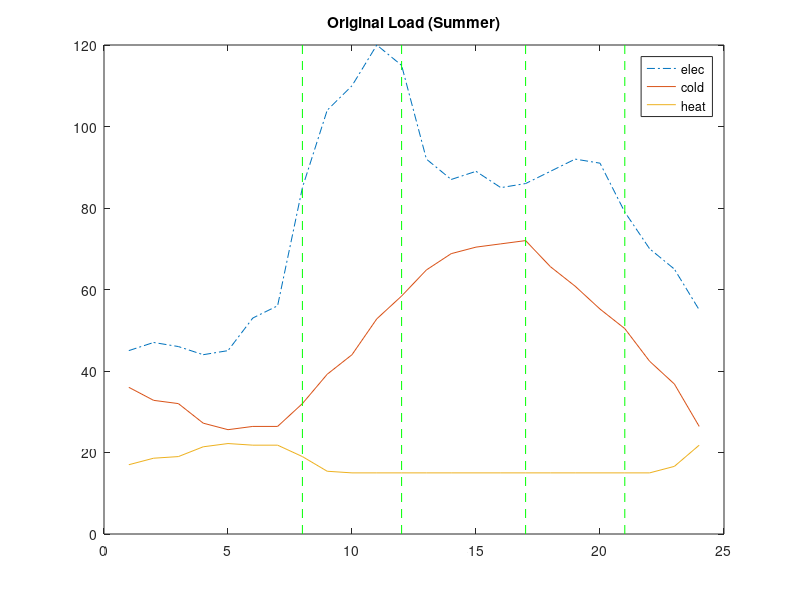
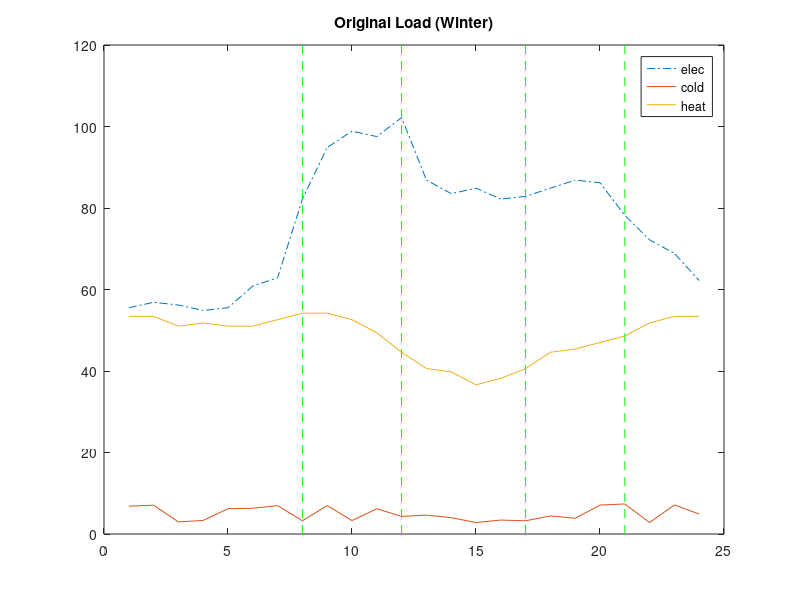
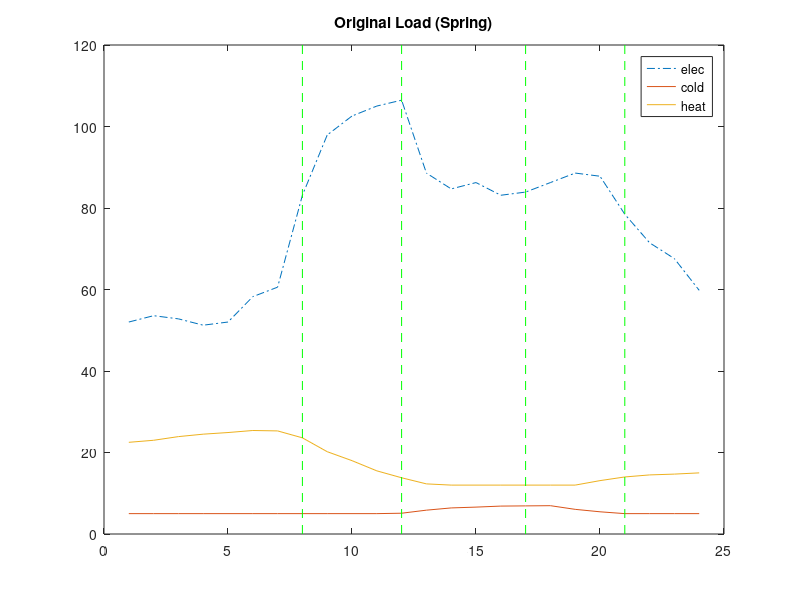

Write MATLAB code to recreate these figures, in order.
set(0,'DefaultFigureVisible', 'on')
dfdir = 'C:\Users\kxxs\Desktop\Energy-Hub\Load\';
rand('seed',1);

Time = 1:24;
            %1    2      3    4      5    6     7     8
Price_E = [0.31, 0.31, 0.31, 0.31, 0.31, 0.31, 0.64, 1.12,...
           1.12, 1.12, 1.12, 1.12, 0.64, 0.64, 0.64, 0.64,...
           1.12, 1.12, 1.12, 1.12, 0.64, 0.64, 0.64, 0.31];

          %1    2   3   4   5   6   7   8   9   10  11  12  13  14  15  16
          %17   18  19  20  21  22  23  24
Solar  = [ 0,   0,  0,  0,  0,  3,  5,  16, 26, 34, 38, 40, 42, 40, 36, 26,...
           12,  4,  1,  0,  0,  0,  0,  0;
          ]*1;

%% Summer Load
Temp_Outside_Summer  = [ 29.5, 29.1, 29, 28.4, 28.2, 28.3, 28.3, 29, 29.9, 30.5, 31.6, 32.3, 33.1, 33.6, 33.8, 33.9,...
           34, 33.2, 32.6, 31.9, 31.3, 30.3, 29.6, 28.3;]; % 2005.7.16 Nanjing temperature
%        40,   39, 39.6, 40, 40, 39.2, 40.2, 42,48, 60, 76, 100, 120, 108, 112, 108,110, 92, 80,...
%           88,   90, 84,   62, 48;  tongli
Demand_Summer = [45,   47, 46, 44, 45, 53, 56, 85, 104, 110, 120, 115, 92, 87, 89, 85,...
          86,   89, 92, 91, 79, 70, 65, 55;    % W (electricity)
          17,   16, 16, 16, 16, 18, 20, 25, 25, 27, 30, 37, 35, 34, 33, 32....
          30,   29, 29, 29, 27, 23, 23, 24;   % R (cold)
          30,   30, 30, 30, 32, 32, 36, 40, 42, 35, 32, 28, 24, 20, 21, 23,...
          28,   32, 25, 26, 27, 30, 32, 35;   % Q (head)
          ]; 
Demand_Summer(2,:) = (Temp_Outside_Summer - 25) * 8;  % cooling demand estimation
Demand_Summer(3,:) = max(30 - Temp_Outside_Summer,0) * 4 + 15; % heat demand estimation

%% Winter Load
Temp_Outside_Winter  = [1.2,1.2,1.5,1.4,1.5,1.5,1.3,1.1,1.1,1.3,1.7,2.3...
                        2.8,2.9,3.3,3.1,2.8,2.3,2.2,2.0,1.8,1.4,1.2,1.2]; % 2005.1.15 Nanjing temperature
%        40,   39, 39.6, 40, 40, 39.2, 40.2, 42,48, 60, 76, 100, 120, 108, 112, 108,110, 92, 80,...
%           88,   90, 84,   62, 48;  tongli
Demand_Winter = [45,   47, 46, 44, 45, 53, 56, 85, 104, 110, 108, 115, 92, 87, 89, 85,...
          86,   89, 92, 91, 79, 70, 65, 55;   % W (electricity)
          17,   16, 16, 16, 16, 18, 20, 25, 25, 27, 30, 37, 35, 34, 33, 32....
          30,   29, 29, 29, 27, 23, 23, 24;   % R (cold)
          30,   30, 30, 30, 32, 32, 36, 40, 42, 35, 32, 28, 24, 20, 21, 23,...
          28,   32, 25, 26, 27, 30, 32, 35;   % Q (head)
          ]; 
Demand_Winter(1,:) = (Demand_Winter(1,:) - mean(Demand_Winter(1,:)))/1.5 + mean(Demand_Winter(1,:)); 
Demand_Winter(2,:) = (rand(1,24) - 0.5) * 5 + 5;  % cooling demand estimation
Demand_Winter(3,:) =  (6 - Temp_Outside_Winter)* 8 + 15; % heat demand estimation

%%
Temp_Outside_Spring = [3.5,3,2.1,1.5,1.1,0.6,0.7,2.4,5.8,8,10.5,12.2,13.7,14.8,...
                15.2,15.7,15.8,15.9,14.1,12.9,12,11.5,11.3,11];

Demand_Spring  = [45,   47, 46, 44, 45, 53, 56, 85, 104, 110, 108, 115, 92, 87, 89, 85,...
          86,   89, 92, 91, 79, 70, 65, 55;   % W (electricity)
          17,   16, 16, 16, 16, 18, 20, 25, 25, 27, 30, 37, 35, 34, 33, 32....
          30,   29, 29, 29, 27, 23, 23, 24;   % R (cold)
          30,   30, 30, 30, 32, 32, 36, 40, 42, 35, 32, 28, 24, 20, 21, 23,...
          28,   32, 25, 26, 27, 30, 32, 35;   % Q (head)
          ];  
Demand_Spring(1,:) = Demand_Winter(1,:) * 2/3 + Demand_Summer(1,:) *1/3;
Demand_Spring(2,:) = max(Temp_Outside_Spring - 12,0) / 2 + 5;  % cooling demand estimation
Demand_Spring(3,:) = max(14 - Temp_Outside_Spring,0) + 12;  % heat demand estimation
%% plot
figure
% subplot(1,3,1)
% plot(Time,Solar,'-*');
% hold on
plot(Time,Demand_Summer(1,:),'-.');
hold on
plot(Time,Demand_Summer(2,:));
hold on
plot(Time,Demand_Summer(3,:));
plot([8 8], get(gca, 'YLim'), '--g')
plot([12 12], get(gca, 'YLim'), '--g')
plot([17 17], get(gca, 'YLim'), '--g')
plot([21 21], get(gca, 'YLim'), '--g')
% 'solar',
legend('elec','cold','heat')
title('Original Load (Summer)')
saveas(gcf, [dfdir,'load_summer','.jpg'])


% subplot(1,3,2)
figure
% plot(Time,Solar,'-*');
% hold on
plot(Time,Demand_Winter(1,:),'-.');
hold on
plot(Time,Demand_Winter(2,:));
hold on
plot(Time,Demand_Winter(3,:));
plot([8 8], get(gca, 'YLim'), '--g')
plot([12 12], get(gca, 'YLim'), '--g')
plot([17 17], get(gca, 'YLim'), '--g')
plot([21 21], get(gca, 'YLim'), '--g')
% 'solar',
legend('elec','cold','heat')
title('Original Load (Winter)')
saveas(gcf, [dfdir,'load_winter','.jpg'])

% subplot(1,3,3)
figure
% plot(Time,Solar,'-*');
% hold on
plot(Time,Demand_Spring(1,:),'-.');
hold on
plot(Time,Demand_Spring(2,:));
hold on
plot(Time,Demand_Spring(3,:));
plot([8 8], get(gca, 'YLim'), '--g')
plot([12 12], get(gca, 'YLim'), '--g')
plot([17 17], get(gca, 'YLim'), '--g')
plot([21 21], get(gca, 'YLim'), '--g')
% 'solar',
legend('elec','cold','heat')
title('Original Load (Spring)')
saveas(gcf, [dfdir,'load_spring','.jpg'])
